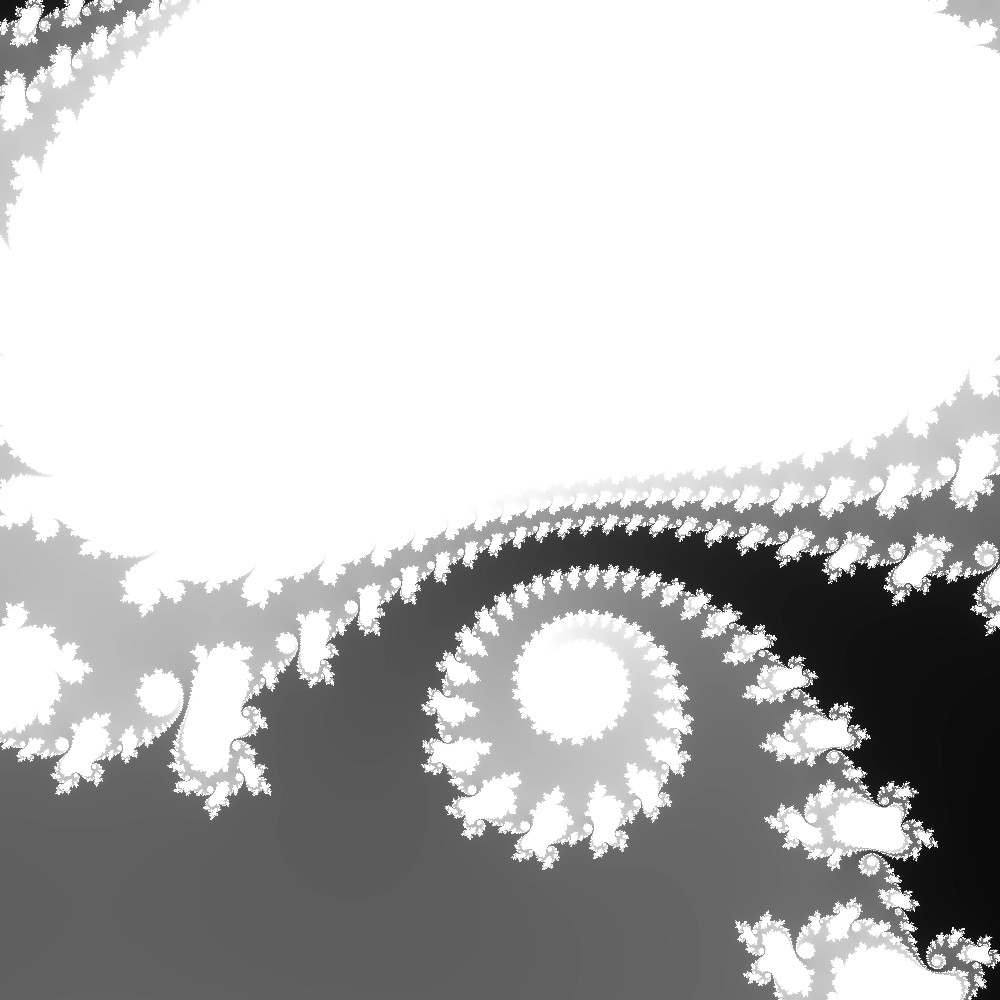

Source code (Python):
# Utalise the c implimentation of the julia set

from ctypes import *
import numpy as np
from PIL import Image
import time
from functools import wraps

def timeit(func):
    @wraps(func)
    def timeit_wrapper(*args, **kwargs):
        start_time = time.perf_counter()
        result = func(*args, **kwargs)
        end_time = time.perf_counter()
        total_time = end_time - start_time
        print(f'Function {func.__name__}{args} {kwargs} Took {total_time:.4f} seconds')
        return result
    return timeit_wrapper

# Load the shared library
lib = cdll.LoadLibrary('./julia_set.so')

# Define the function return types
lib.julia_set.restype = None
lib.julia_set.argtypes = [
    c_uint32, # Width
    c_uint32, # Height
    c_uint32, # Iterations
    c_float, # Minimum x value
    c_float, # Maximum x value
    c_float, # Minimum y value
    c_float, # Maximum y value
    c_float, # c real part
    c_float, # c imaginary part
    POINTER(c_uint16) #image
]

# Call the function
@timeit
def julia_set_wrapper(c, n, x_min, x_max, y_min, y_max, width, height):
    """Create a julia set image

    Args:
        c (complex): Complex number
        n (int): Number of iterations
        x_min (float): Minimum x value
        x_max (float): Maximum x value
        y_min (float): Minimum y value
        y_max (float): Maximum y value
        width (int): Width of image
        height (int): Height of image

    Returns:
        numpy.ndarray: Julia set image
    """
    image = np.zeros((height, width), dtype=np.uint16)
    
    lib.julia_set(
        width,
        height,
        n,
        x_min,
        x_max,
        y_min,
        y_max,
        c.real,
        c.imag,
        image.ctypes.data_as(POINTER(c_uint16))
    )
    return image

def main():
    """Main function
    """
    c = complex(-0.1, 0.65)
    n = 200
    x_min = -0.05
    x_max = 0.5
    y_min = -0.5
    y_max = 0.05
    width = 1000
    height = 1000
        
    np_set = julia_set_wrapper(c, n, x_min, x_max, y_min, y_max, width, height)

    # Set is returned as 16 bit, convert to 8 bit
    np_set = np_set / np.max(np_set) * 255
    
    # Write the image to disk
    image = Image.fromarray(np_set)
    image = image.convert('L')
    image.save('julia_set_c.png')

if __name__ == '__main__':
    main()